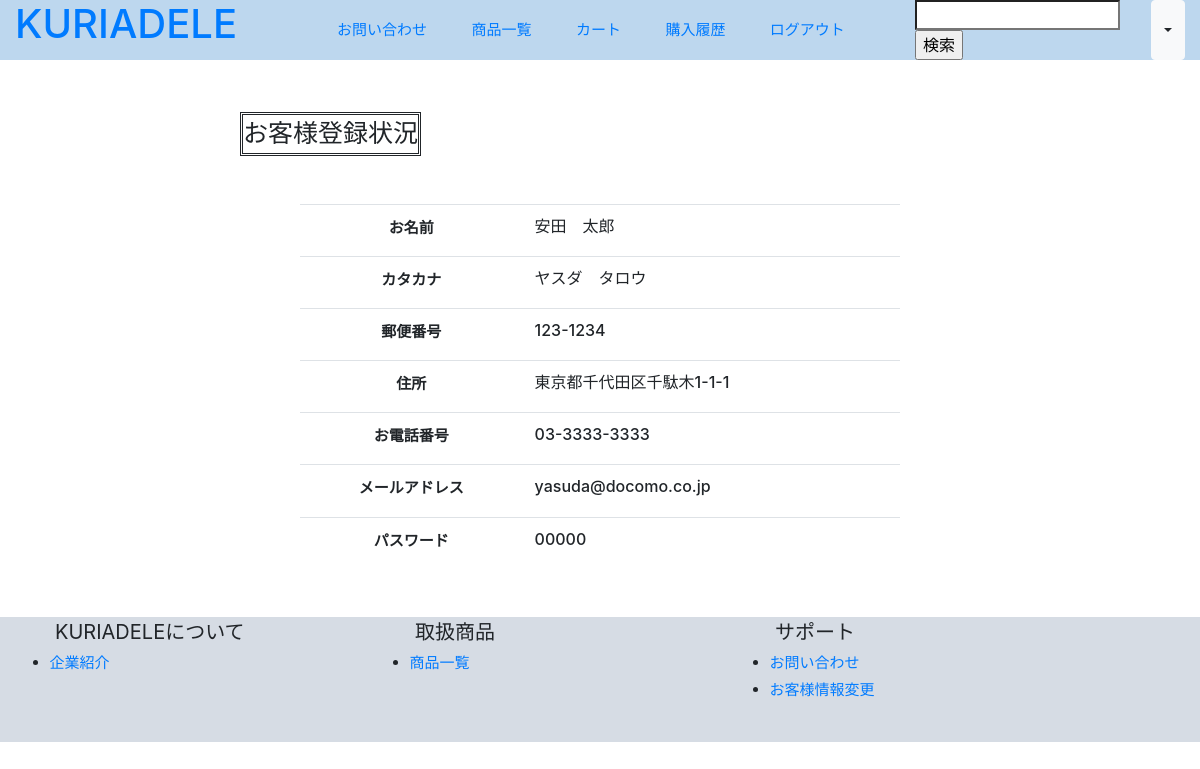
The app's page /customer_change.php (signed in) with its own data.
### tables this page shows
CREATE TABLE `customers` (
  `id` int(11) NOT NULL AUTO_INCREMENT,
  `name` varchar(255) NOT NULL,
  `kana_name` varchar(255) NOT NULL,
  `postal_code` varchar(255) NOT NULL,
  `address` varchar(255) NOT NULL,
  `tel` varchar(255) NOT NULL,
  `email_address` varchar(255) NOT NULL,
  `password` varchar(255) NOT NULL,
  `created_at` timestamp NOT NULL DEFAULT CURRENT_TIMESTAMP ON UPDATE CURRENT_TIMESTAMP,
  PRIMARY KEY (`id`),
  UNIQUE KEY `email_address` (`email_address`)
);

### customer_change.php (called while the page is built, shortened)
<?php
    require_once 'daos/customer_dao.php';
    $login_customer = $_SESSION['login_customer'];
    $customer = CustomerDAO::get_customer_by_id($login_customer->id);
    include_once 'views/customer_change_view.php';
?>

### daos/customer_dao.php (called while the page is built, shortened)
<?php
    class CustomerDAO extends DAO{
        public static function get_customer_by_id($id){
            $pdo = null;
            $stmp = null;
            try{
                $pdo = self::get_connection();
                $stmt = $pdo->prepare('SELECT * FROM customers WHERE id=:id');
                $stmt->bindParam(':id', $id , PDO::PARAM_INT);
                $stmt->execute();
                $stmt->setFetchMode(PDO::FETCH_CLASS|PDO::FETCH_PROPS_LATE, 'Customer');
                $customer = $stmt->fetch();
                return $customer;
            }catch(PDOException $e){
                return null;
            }finally{
                self::close_connection($pdo, $stmp);
            }
        }
    }
?>

### views/customer_change_view.php (the view, shortened to what this page needs)
<!doctype html>
<html lang='ja'>
    <head>
        <link rel='stylesheet' href='index.css'>
        <link rel="stylesheet" href="https://stackpath.bootstrapcdn.com/bootstrap/4.5.2/css/bootstrap.min.css">
    </head>
    <body>
        <div class='container-fluid header fixed-top'>
            <div class='row'>
                <span class='col-lg-2 col-md-2 col-auto'>
                    <a href='mypage.php'><h1>KURIADELE</h1></a>
                </span>
                <span class='col-lg-7 col-md-5 d-none d-lg-block span_a'>
                    <a href='login_contact.php' class='span_b'>お問い合わせ</a>
                    <a href='login_product.php' class='span_b'>商品一覧</a>
                    <a href='cart.php' class='span_b'>カート</a>
                    <a href='purchases.php' class='span_b'>購入履歴</a>
                    <a href='logout.php' class='span_b'>ログアウト</a>
                </span>
                <div class='col-lg-3 col-md-5 col-auto span_c'>
                    <form method='GET' action='login_search.php'>
                        <input type='search' name='name' size='15'/>
                        <input type='submit' value='検索'/>
                    </form>
                    <button type="button" class="btn btn-light dropdown-toggle d-none d-sm-block" data-toggle="dropdown"></button>
                </div>
            </div>
        </div>
        <p class='body'>
            <p class='customer'>お客様登録状況</p>
            <table class='container-fluid list table col-lg-6 col-6'>
                <div class='row'>
                    <tbody>
                        <tr>
                            <th class='top_c'>お名前</th><td><h6><?= $customer->name ?></h6></td>
                        </tr>
                        <tr>
                            <th class='top_c'>カタカナ</th><td><h6><?= $customer->kana_name ?></h6></td>
                        </tr>
                        <tr>
                            <th class='top_c'>郵便番号</th><td><h6><?= $customer->postal_code ?></h6></td>
                        </tr>
                        <tr>
                            <th class='top_c'>住所</th><td><h6><?= $customer->address ?></h6></td>
                        </tr>
                        <tr>
                            <th class='top_c'>お電話番号</th><td><h6><?= $customer->tel ?></h6></td>
                        </tr>
                        <tr>
                            <th class='top_c'>メールアドレス</th><td><h6><?= $customer->email_address ?></h6></td>
                        </tr>
                        <tr>
                            <th class='top_c'>パスワード</th><td><h6><?= $customer->password ?></h6></td>
                        </tr>
                    </tbody>
                </div>
            </table>
        </p>
        <div class='container-fluid footer'>
            <div class='row'>
                <ul><span class='col-lg-4'>KURIADELEについて</span><br>
                    <li><a href='login_company.php'>企業紹介</a></li>
                </ul>
                <ul><span class='col-lg-4'>取扱商品</span>
                    <li><a href='login_product.php'>商品一覧</a></li>
                </ul>
                <ul><span class='col-lg-4'>サポート</span>
                    <li><a href='login_contact.php'>お問い合わせ</a></li>
                    <li><a href='login_change.php'>お客様情報変更</a></li>
                </ul>
            </div>
        </div>
    </body>
</html>

### index.css (style rules this page uses)
.header { position:fixed; background-color: #BDD7EE; align-items: center; }
.span_a { font-size: 15px; text-align: right; margin: auto; }
.span_b { text-align: right; margin-right: 6%; }
.span_c { text-align: left; margin: auto; display: flex; }
.top_c { text-align: center; font-size: 15px; }
.body { padding: 4%; }
.customer { display: inline-block; font-size: 25px; border: double; margin-left: 20%; margin-bottom: 1%; text-align: center; }
.footer { background-color: #D6DCE4; margin-top: 4%; padding-bottom: 2%; }
ul { width: 30%; font-size: 20px; }
li { font-size: 15px; margin-top: 5px; margin-left: 3%; }
.list { margin-top: 3%; font-size: 11px; }

### records on screen
customers: name "安田 太郎", kana_name "ヤスダ タロウ", postal_code "123-1234", address "東京都千代田区千駄木1-1-1", tel "03-3333-3333", email_address "yasuda@docomo.co.jp", password "00000"
